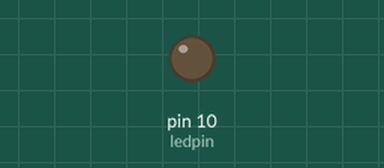
Simulated run of this sketch. Board: Arduino Uno, built with avr-gcc and run on an emulated ATmega328P. On the bench: output pins drawn as LEDs (lit = HIGH).

Above: at 0.8 s.
At 10.5 s:
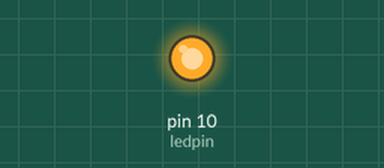
Timing chart, 0 to 10.9 s (numbered marks = the images above):
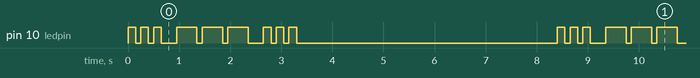

The sketch:

sos_morse.ino.ino
```cpp
int ledpin = 10; // definindo o pin que vou ligar o led
void setup() {
  pinMode(ledpin, OUTPUT);
}

void loop() {

  for(int x=0; x<3;x++) {
    digitalWrite (ledpin, HIGH);
    delay (150);
    digitalWrite (ledpin, LOW);
    delay (100);
  }

  delay (200);

  for(int x=0; x<3;x++) {
    digitalWrite (ledpin, HIGH);
    delay (400);
    digitalWrite (ledpin, LOW);
    delay (100);
  }

  delay (200);

  for(int x=0; x<3;x++) {
    digitalWrite (ledpin, HIGH);
    delay (150);
    digitalWrite (ledpin, LOW);
    delay (100);
  }

  delay (5000);
}
```

Measured:
- by itself, pin 10 (ledpin): repeats every 8.4 s: 2 × (LOW 0.10 s, HIGH 0.15 s), LOW 0.30 s, 2 × (HIGH 0.40 s, LOW 0.10 s), HIGH 0.40 s, LOW 0.30 s, 2 × (HIGH 0.15 s, LOW 0.10 s), HIGH 0.15 s, LOW 5.1 s, HIGH 0.15 s
- by itself, everything shown: repeats every 8.4 s, in 18 steps
